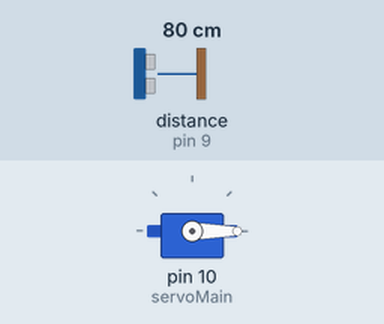
A sketch run on a simulated Arduino Uno, built with avr-gcc and run on an emulated ATmega328P. On the bench: servo. Wiring (inferred from the names in the program): ultrasonic range finder: trigger pin 8; echo pin 9. The test bench sets the inputs (shaded band); at power-on: distance to the obstacle (sensor on pin 9) 80 cm. The echo pulse lasts 58.3 µs per cm.

Above: at 1.2 s.
1.3 s: distance to the obstacle (sensor on pin 9) set to 56 cm
2.8 s: distance to the obstacle (sensor on pin 9) set to 47 cm
At 3.9 s:
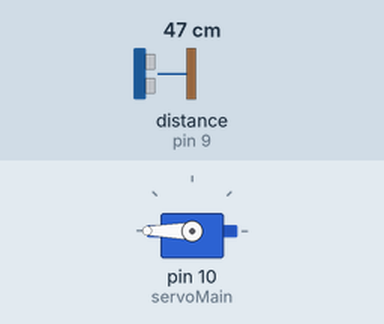
4.3 s: distance to the obstacle (sensor on pin 9) set to 60 cm
At 5.6 s:
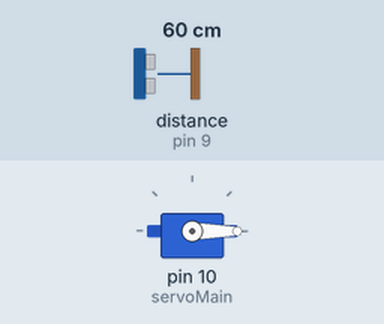
6.3 s: distance to the obstacle (sensor on pin 9) set to 2 cm
At 7.1 s:
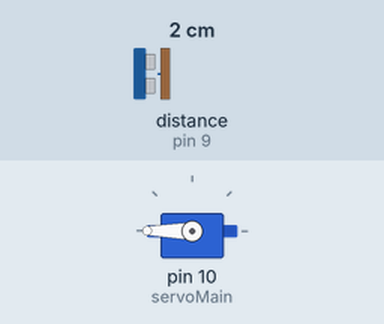
Timing chart, 0 to 8.8 s (numbered marks = the images above; inputs shaded):
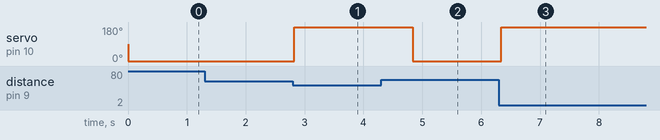

The sketch:

Ultrasonic_Sensor_with_Servo_Motor_Code.ino
```cpp
#include <Servo.h>
Servo servoMain; // Define our Servo
int trigpin = 8;
int echopin = 9;
int distance;
float duration;
float cm;

void setup()
{
   servoMain.attach(10); // servo on digital pin 10
    pinMode(trigpin, OUTPUT);
    pinMode(echopin, INPUT);
}

void loop()
{
  digitalWrite(trigpin, LOW);
  delay(2);
  digitalWrite(trigpin, HIGH);
  delayMicroseconds(10);
  digitalWrite(trigpin, LOW);
  duration = pulseIn(echopin, HIGH);
  cm = (duration/58.82);
  distance = cm;

  if(distance<50)
  {
    servoMain.write(180);  // Turn Servo back to center position (90 degrees)
   delay(2000);
  }
   else{
     servoMain.write(0);
     delay(50);
   }

}
```

Measured:
- the behaviour switches between 51 and 50 cm on distance to the obstacle (sensor on pin 9) (found by bisection; images 0 and 1)
- after the input at 1.3 s, every drawn part: stays the same
- after the input at 2.8 s, servo on pin 10 (servoMain): 0° → 180° at once
- after the input at 4.3 s, servo on pin 10 (servoMain): 180° → 0° after 0.53 s
- after the input at 6.3 s, servo on pin 10 (servoMain): 0° → 180° at once
